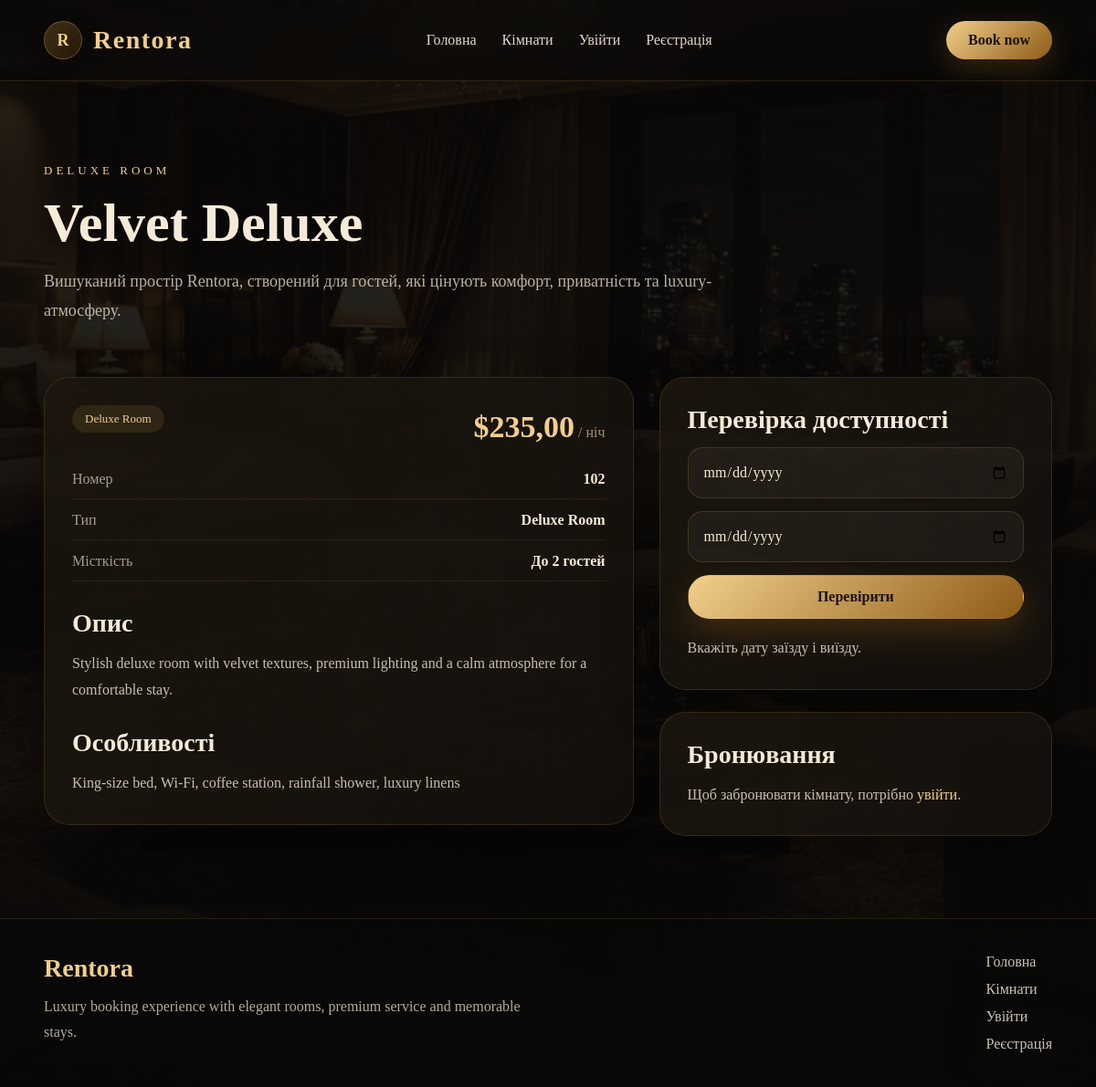
The app's page /rooms/2/ with its own data.
### rooms/models.py (models this page shows, shortened)
class Room(models.Model):
    room_type = models.ForeignKey(
        RoomType,
        on_delete=models.CASCADE,
        related_name='rooms'
    )
    name = models.CharField(max_length=150)
    number = models.CharField(max_length=20, unique=True)
    description = models.TextField()
    price_per_night = models.DecimalField(max_digits=10, decimal_places=2)
    capacity = models.PositiveIntegerField()
    features = models.TextField(blank=True, help_text='Наприклад: Wi-Fi, balcony, minibar')
    is_active = models.BooleanField(default=True)
    class Meta:
        verbose_name = 'Кімната'
        verbose_name_plural = 'Кімнати'
        ordering = ['number']

class RoomType(models.Model):
    name = models.CharField(max_length=100, unique=True)
    description = models.TextField(blank=True)
    class Meta:
        verbose_name = 'Тип кімнати'
        verbose_name_plural = 'Типи кімнат'

### rooms/views.py (the view)
# urls.py: path('<int:pk>/', room_detail, name='room_detail'),
def room_detail(request, pk):
    room = get_object_or_404(Room, pk=pk, is_active=True)
    return render(request, 'rooms/room_detail.html', {'room': room})

### templates/rooms/room_detail.html (shortened to what this page needs)
{% extends 'base.html' %}
{% block body_class %}room-detail-page-bg{% endblock %}
{% block content %}
<section class="inner-hero">
    <div class="container">
        <div class="inner-hero-content">
            <p class="eyebrow">{{ room.room_type.name }}</p>
            <h1>{{ room.name }}</h1>
            <p>
                Вишуканий простір Rentora, створений для гостей, які цінують комфорт,
                приватність та luxury-атмосферу.
            </p>
        </div>
    </div>
</section>
<section class="room-detail-page-section">
    <div class="container">
        <div class="room-detail-grid">
            <div class="room-detail-left">
                <div class="room-detail-main-card">
                    <div class="room-detail-header-row">
                        <span class="room-badge">{{ room.room_type.name }}</span>
                        <div class="room-detail-price">
                            <span class="price">${{ room.price_per_night }}</span>
                            <span class="per-night">/ ніч</span>
                        </div>
                    </div>
                    <div class="room-detail-info">
                        <div class="room-detail-info-row">
                            <span>Номер</span>
                            <strong>{{ room.number }}</strong>
                        </div>
                        <div class="room-detail-info-row">
                            <span>Тип</span>
                            <strong>{{ room.room_type.name }}</strong>
                        </div>
                        <div class="room-detail-info-row">
                            <span>Місткість</span>
                            <strong>До {{ room.capacity }} гостей</strong>
                        </div>
                    </div>
                    <div class="room-detail-text-block">
                        <h3>Опис</h3>
                        <p>{{ room.description }}</p>
                    </div>
                    <div class="room-detail-text-block">
                        <h3>Особливості</h3>
                        <p>{{ room.features|default:"Не вказано" }}</p>
                    </div>
                </div>
            </div>
            <div class="room-detail-right">
                <div class="room-side-card">
                    <h2>Перевірка доступності</h2>
                    <div class="availability-check room-availability-form">
                        <input type="date" id="check-start-date">
                        <input type="date" id="check-end-date">
                        <button type="button" class="btn btn-gold btn-full" onclick="checkAvailability()">
                            Перевірити
                        </button>
                    </div>
                    <p id="availability-result" class="availability-result-text">
                        Вкажіть дату заїзду і виїзду.
                    </p>
                </div>
                {% if user.is_authenticated %}
                    <div class="room-side-card">
                        <h2>Забронювати кімнату</h2>
                        <form method="post" action="{% url 'create_booking' room.id %}" class="auth-form">
                            {% csrf_token %}
                            {{ form.as_p }}
                            <button type="submit" class="btn btn-gold btn-full">Підтвердити бронювання</button>
                        </form>
                    </div>
                {% else %}
                    <div class="room-side-card">
                        <h2>Бронювання</h2>
                        <p class="room-login-note">
                            Щоб забронювати кімнату, потрібно
                            <a href="{% url 'login' %}">увійти</a>.
                        </p>
                    </div>
                {% endif %}
            </div>
        </div>
    </div>
</section>
{% endblock %}

### static/css/styles.css (style rules this page uses)
:root { --bg-main: #090909; --bg-soft: #111111; --bg-card: rgba(20, 16, 12, 0.82); --text-main: #f5ead7; --text-soft: #d8c7aa; --text-muted: #a18e70; --gold: #d5a34a; --gold-light: #f1cf8a; --gold-deep: #8d5b17; --border: rgba(213, 163, 74, 0.22); --shadow: 0 20px 60px rgba(0, 0, 0, 0.45); --radius-xl: 28px; --radius-lg: 20px; --radius-md: 16px; --container: 1240px; }
* { margin: 0; padding: 0; box-sizing: border-box; }
html { scroll-behavior: smooth; }
body { background: radial-gradient(circle at top left, rgba(213, 163, 74, 0.08), transparent 25%), radial-gradient(circle at bottom right, rgba(213, 163, 74, 0.06), transparent 20%), #080808; color: var(--text-main); font-family: Georgia, "Times New Roman", serif; min-height: 100vh; overflow-x: hidden; position: relative; }
body::before { content: ""; position: fixed; inset: 0; background-image: url("../images/pattern.jpg"); background-size: cover; background-position: center; opacity: 0.06; pointer-events: none; z-index: -2; }
a { text-decoration: none; color: inherit; }
button, input, select, textarea { font: inherit; }
.container { width: min(var(--container), 92%); margin: 0 auto; }
.eyebrow { color: var(--gold-light); text-transform: uppercase; letter-spacing: 4px; font-size: 13px; margin-bottom: 18px; }
.btn { display: inline-flex; align-items: center; justify-content: center; padding: 14px 28px; border-radius: 999px; font-weight: 700; border: 1px solid transparent; transition: 0.28s ease; cursor: pointer; }
.btn-gold { background: linear-gradient(135deg, var(--gold-light), var(--gold-deep)); color: #1d130a; box-shadow: 0 14px 35px rgba(141, 91, 23, 0.35); }
.btn-full { width: 100%; }
.room-badge { display: inline-block; padding: 7px 14px; border-radius: 999px; background: rgba(213, 163, 74, 0.12); color: var(--gold-light); font-size: 13px; margin-bottom: 18px; }
.price { font-size: 34px; font-weight: 700; color: var(--gold-light); }
.per-night { color: var(--text-muted); }
.filter-form, .availability-check { display: flex; gap: 14px; flex-wrap: wrap; margin-bottom: 26px; }
.inner-hero { padding: 90px 0 36px; position: relative; }
.inner-hero-content { max-width: 760px; }
.inner-hero-content h1 { font-size: clamp(42px, 5vw, 72px); line-height: 1.05; margin-bottom: 16px; }
.inner-hero-content p:not(.eyebrow) { color: rgba(245, 234, 215, 0.74); line-height: 1.8; font-size: 18px; }
.room-detail-page-section { padding: 20px 0 90px; }
.room-detail-grid { display: grid; grid-template-columns: minmax(0, 1.2fr) minmax(360px, 0.8fr); gap: 28px; align-items: start; }
.room-detail-main-card, .room-side-card { padding: 30px; border-radius: 28px; background: linear-gradient(135deg, rgba(213, 163, 74, 0.05), rgba(255, 255, 255, 0.01)), rgba(18, 14, 11, 0.88); border: 1px solid rgba(213, 163, 74, 0.16); box-shadow: var(--shadow); }
.room-side-card + .room-side-card { margin-top: 24px; }
.room-detail-header-row { display: flex; justify-content: space-between; align-items: center; gap: 16px; margin-bottom: 24px; flex-wrap: wrap; }
.room-detail-info { display: flex; flex-direction: column; gap: 14px; margin-bottom: 30px; }
.room-detail-info-row { display: flex; justify-content: space-between; gap: 16px; padding-bottom: 12px; border-bottom: 1px solid rgba(213, 163, 74, 0.1); }
.room-detail-info-row span { color: rgba(245, 234, 215, 0.64); }
.room-detail-info-row strong { color: var(--text-main); text-align: right; }
.room-detail-text-block + .room-detail-text-block { margin-top: 28px; }
.room-detail-text-block h3, .room-side-card h2 { font-size: 28px; margin-bottom: 14px; }
.room-detail-text-block p, .room-login-note, .availability-result-text { color: rgba(245, 234, 215, 0.8); line-height: 1.8; }
.room-login-note a { color: var(--gold-light); }
.room-availability-form { display: grid; grid-template-columns: 1fr; gap: 14px; margin-bottom: 18px; }
.room-availability-form input { width: 100%; min-height: 56px; padding: 12px 16px; border-radius: 16px; border: 1px solid rgba(213, 163, 74, 0.18); background: rgba(255, 255, 255, 0.04); color: var(--text-main); margin-bottom: 0; }
body.room-detail-page-bg { background-image: linear-gradient(rgba(8, 8, 8, 0.74), rgba(8, 8, 8, 0.88)), url("../images/dark.png"); background-size: cover; background-position: center; background-repeat: no-repeat; background-attachment: fixed; }
body.room-detail-page-bg::before { opacity: 0 !important; }

### records on screen
Room: room_type.name "DELUXE ROOM", name "Velvet Deluxe", room_type.name "Deluxe Room", price_per_night "235,00", number "102", capacity "2", description "Stylish deluxe room with velvet textures, premium lighting and a calm atmosphere for a comfortable stay.", features "King-size bed, Wi-Fi, coffee station, rainfall shower, luxury linens"
